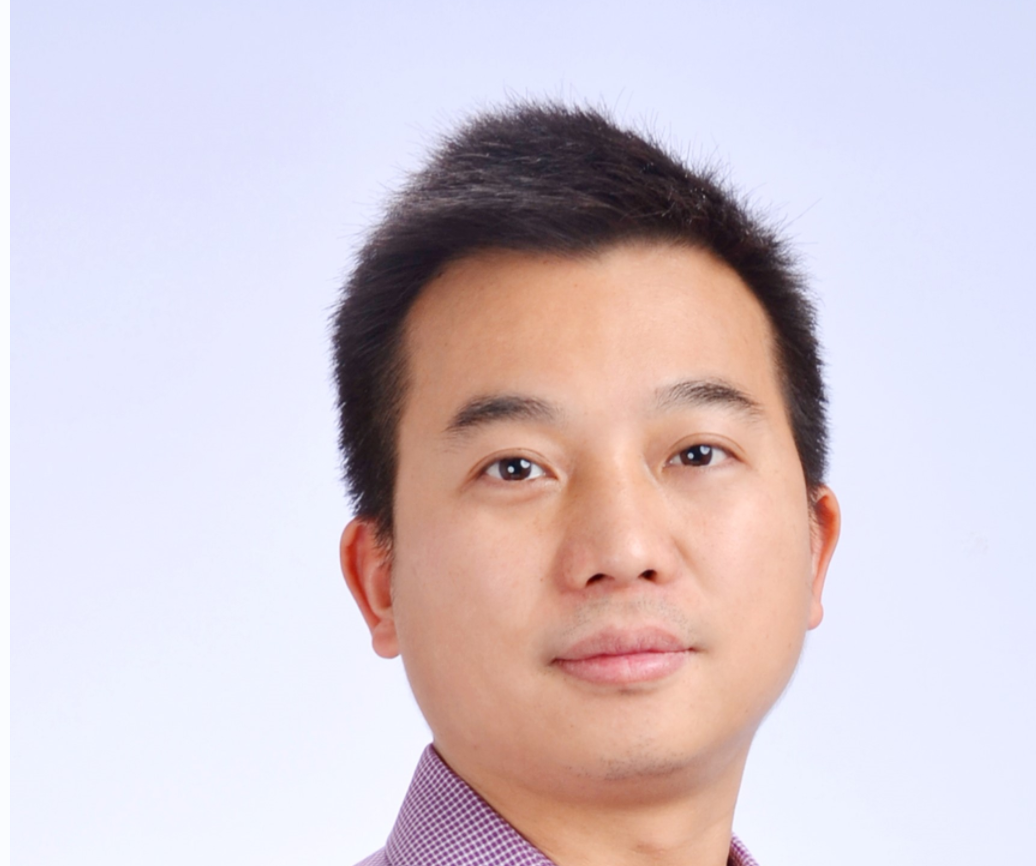
#> input picture opencv-try/resource/1.png, 1036 x 866 px
$ python 'SIFT关键点检测.py'
#> lines starting #> are read from the running program, lines starting #| are printed output that depends on the picture
import cv2
import numpy as np
img = cv2.imread("resource/1.png")
#> img is the input picture: shape (866, 1036, 3); mean B, G, R 209.1, 200.6, 213.3
gray = cv2.cvtColor(img, cv2.COLOR_BGR2GRAY)
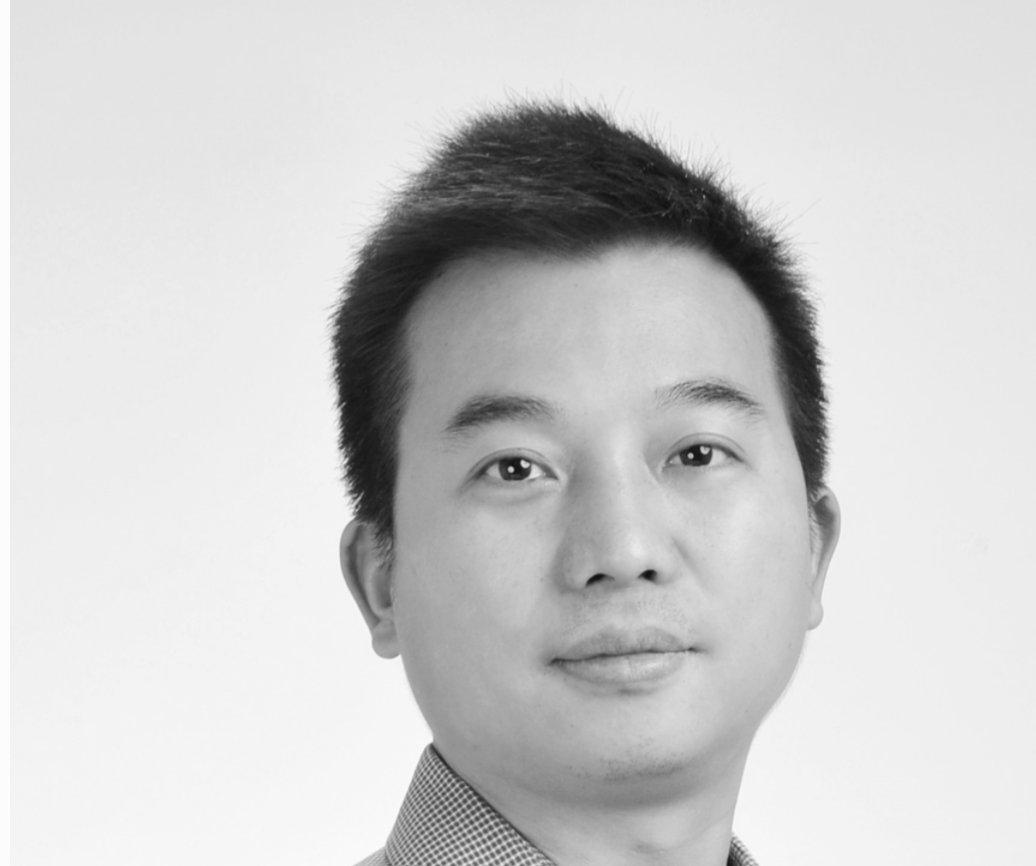
#> gray: shape (866, 1036); min 16, max 252, mean 205.4
sift = cv2.xfeatures2d.SIFT_create()
kp = sift.detect(gray, None) #通常传进来一张灰度图，kp(KeyPoint)关键点
#> kp = 1559 keypoints; strongest (x, y, size): (511, 469, 3.9), (649, 575, 9), (524, 464, 4.5), (704, 451, 4.6)
img = cv2.drawKeypoints(gray, kp, img)
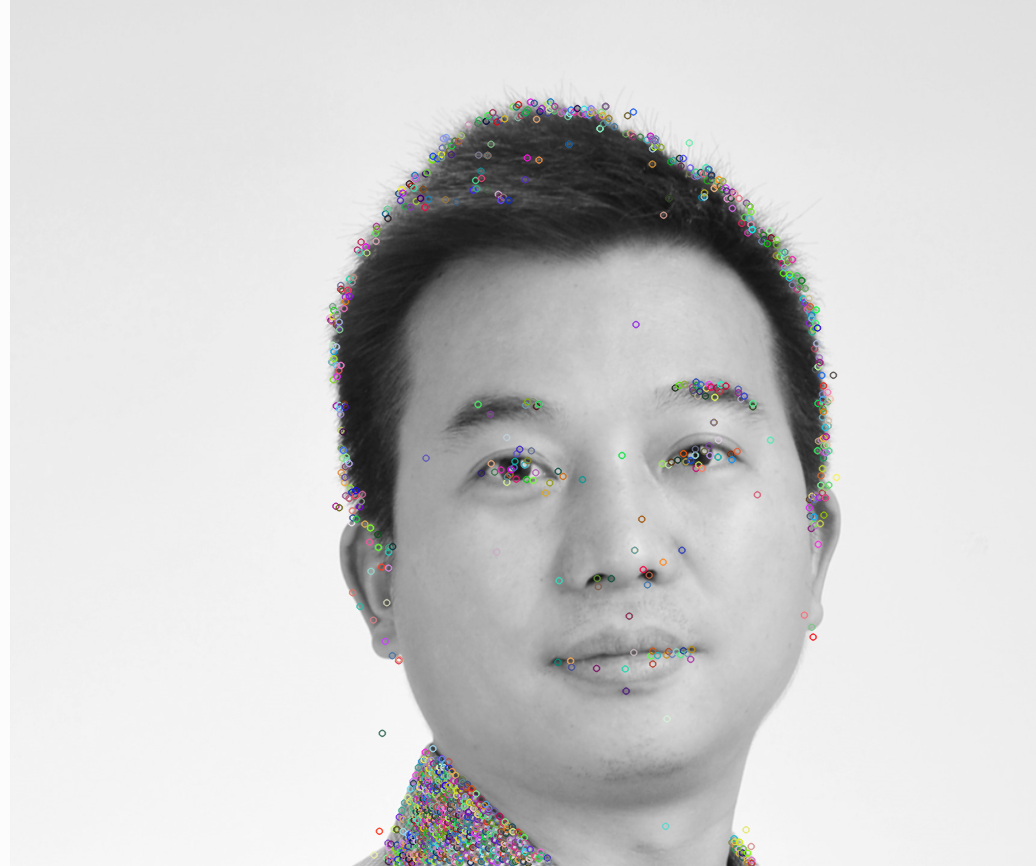
#> img: shape (866, 1036, 3); mean B, G, R 205.1, 205.1, 205.1
cv2.imshow('drawKeypoints', img)
cv2.waitKey(0)
cv2.destroyAllWindows()

$ run again, with opencv-try/resource/2.jpg saved as opencv-try/resource/1.png
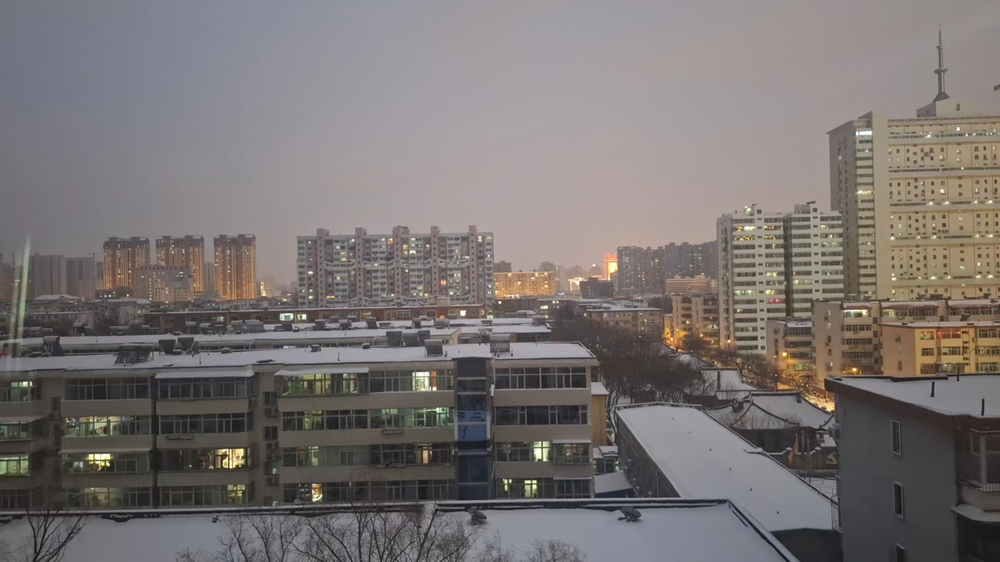
#> input picture opencv-try/resource/2.jpg, 1000 x 562 px, shrunk from 1920 x 1080 before the run
#> img is the input picture: shape (562, 1000, 3); mean B, G, R 114.4, 115.7, 121.4
#> `gray = cv2.cvtColor(img, cv2.COLOR_BGR2GRAY)`:
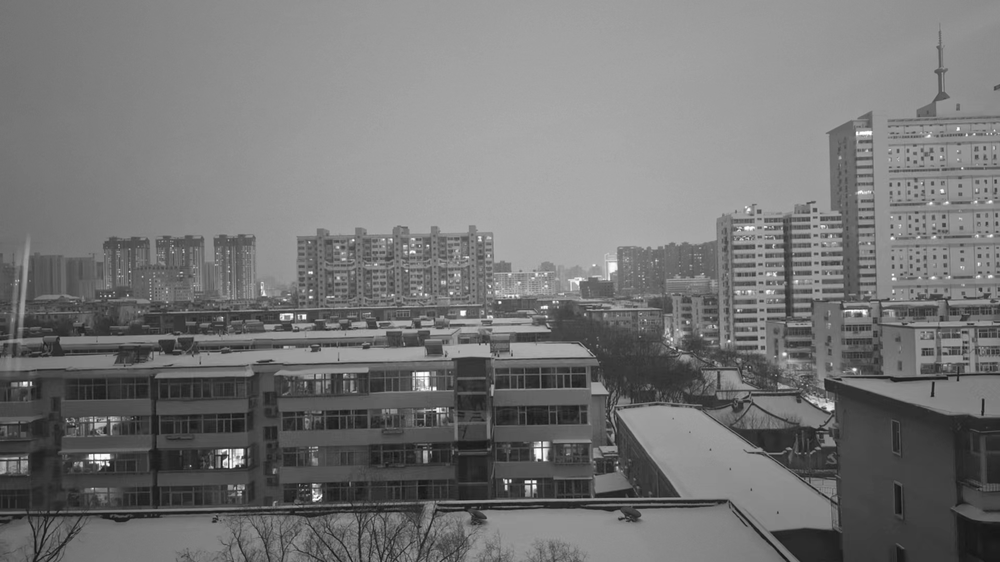
#> gray: shape (562, 1000); min 17, max 255, mean 117.3
#> kp = 3622 keypoints; strongest (x, y, size): (108, 464, 2.2), (500, 302, 1.9), (510, 481, 1.8), (304, 316, 3.3)
#> `img = cv2.drawKeypoints(gray, kp, img)`:
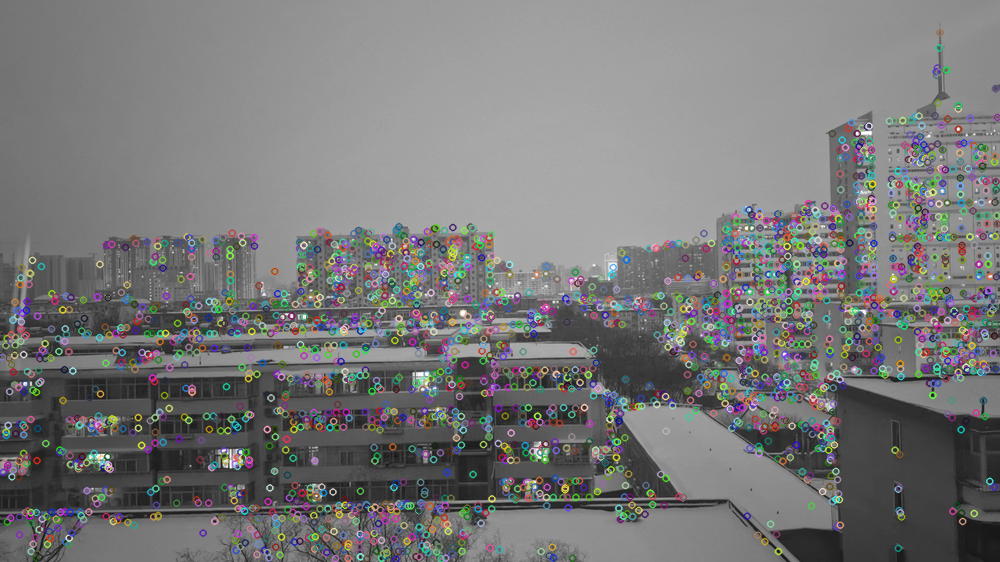
#> img: shape (562, 1000, 3); mean B, G, R 119.9, 119.8, 119.7
